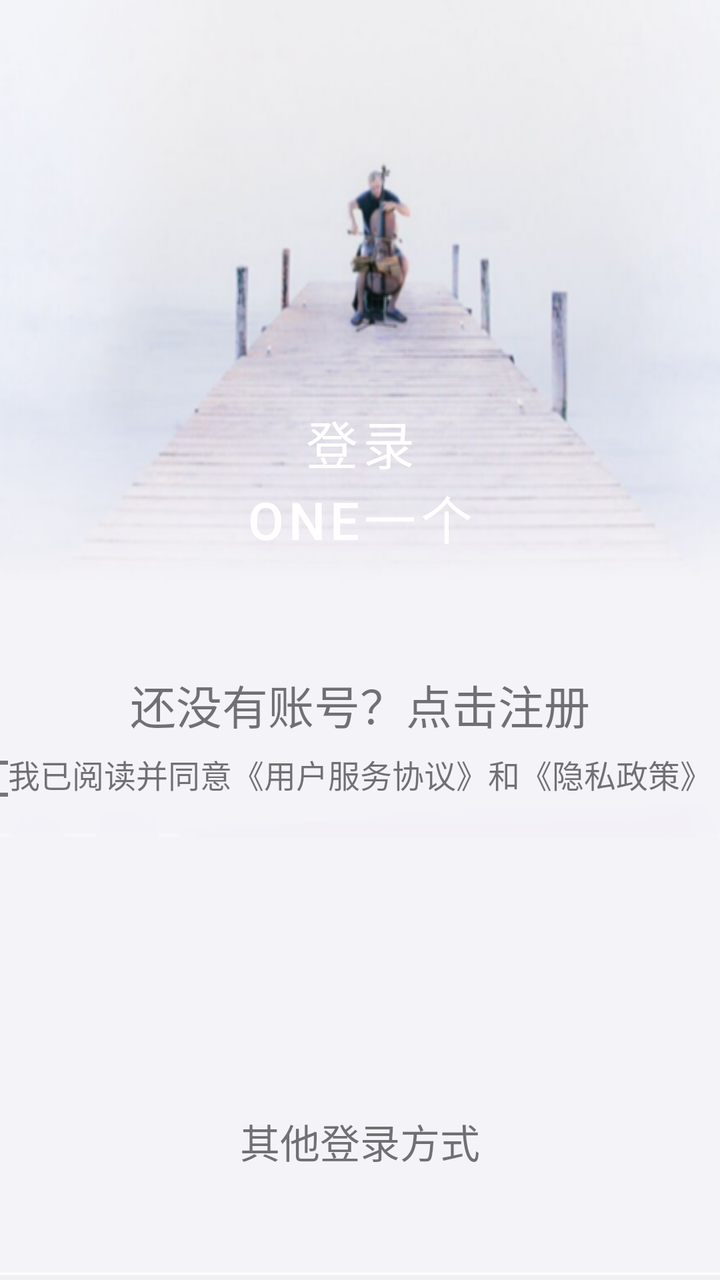
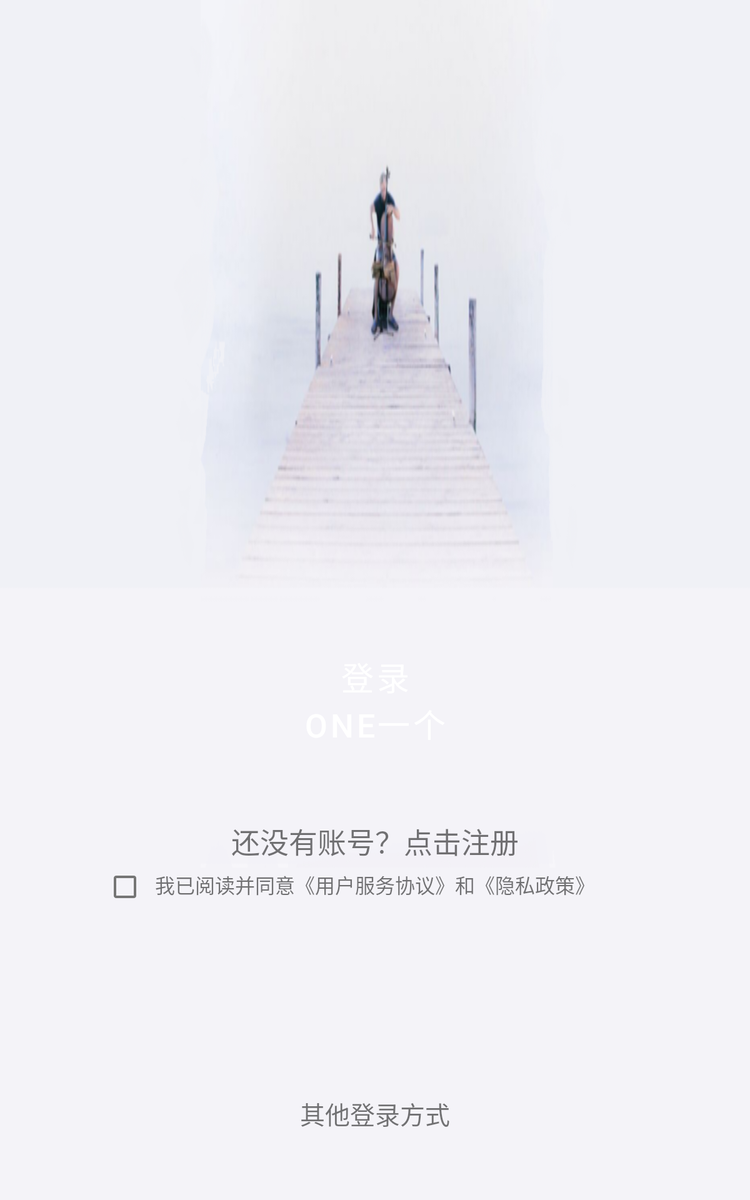

The same Android screen from two of the app's own layout files: first res/layout/ as a phone draws it, then the repository's variant for another configuration, drawn on a device whose configuration selects that folder. Both files follow.
<!-- AndroidManifest.xml: application theme Theme.My_ONE -->
<!-- res/layout/option4.xml -->
<?xml version="1.0" encoding="utf-8"?>
<androidx.constraintlayout.widget.ConstraintLayout xmlns:android="http://schemas.android.com/apk/res/android"
    xmlns:app="http://schemas.android.com/apk/res-auto"
    xmlns:tools="http://schemas.android.com/tools"
    android:layout_width="match_parent"
    android:layout_height="match_parent"
    android:background="@drawable/my_background_image">
    <LinearLayout
        android:layout_width="match_parent"
        android:layout_height="match_parent"
        android:orientation="vertical">
        <RelativeLayout
            android:id="@+id/RelativeLayout_first"
            android:layout_width="match_parent"
            android:layout_height="wrap_content"
            android:layout_weight="9"
            app:layout_constraintTop_toTopOf="parent"
            app:layout_constraintLeft_toLeftOf="parent"
            app:layout_constraintRight_toRightOf="parent">

            <Button
                android:id="@+id/button_start"
                android:layout_width="150dp"
                android:layout_height="150dp"
                android:background="@drawable/btn_login_bg"
                android:text="登录\none一个"
                android:textSize="26sp"
                android:layout_centerInParent="true"
                android:layout_alignParentBottom="true"
                android:layout_marginBottom="280dp"
                />

            <TextView
                android:id="@+id/text_regester"
                android:layout_width="wrap_content"
                android:layout_height="wrap_content"
                android:text="还没有账号？点击注册"
                android:textSize="23sp"
                android:layout_centerInParent="true"
                android:layout_below="@id/button_start"
                android:layout_marginTop="-260dp"
                />
            <TextView
                android:id="@+id/text_readPaper"
                android:layout_width="wrap_content"
                android:layout_height="wrap_content"
                android:text="我已阅读并同意《用户服务协议》和《隐私政策》"
                android:textSize="16dp"
                android:layout_centerInParent="true"
                android:layout_below="@id/button_start"
                android:layout_marginTop="-220dp"
                />
            <CheckBox
                android:id="@+id/remember_pass"
                android:layout_width="wrap_content"
                android:layout_height="wrap_content"
                android:layout_toLeftOf="@id/text_readPaper"
                android:layout_centerInParent="true"
                android:layout_below="@id/button_start"
                android:layout_marginTop="-230dp"/>
            <TextView
                android:id="@+id/text_otherWay"
                android:layout_width="wrap_content"
                android:layout_height="39dp"
                android:text="其他登录方式"
                android:textSize="20sp"
                android:layout_centerInParent="true"
                android:layout_alignParentBottom="true"/>
        </RelativeLayout>

        <RelativeLayout
            android:id="@+id/RelativeLayout_second"
            android:layout_width="match_parent"
            android:layout_height="wrap_content"
            android:layout_weight="1"
            app:layout_constraintTop_toBottomOf="@+id/RelativeLayout_first"
            app:layout_constraintLeft_toLeftOf="parent"
            app:layout_constraintRight_toRightOf="parent">

            <ImageView
                android:id="@+id/image_weChat"
                android:layout_width="50dp"
                android:layout_height="50dp"
                android:layout_alignParentLeft="true"/>
            <ImageView
                android:id="@+id/image_sina"
                android:layout_width="50dp"
                android:layout_height="50dp"
                android:layout_centerInParent="true"/>
            <ImageView
                android:id="@+id/image_QQ"
                android:layout_width="50dp"
                android:layout_height="50dp"
                android:layout_alignParentRight="true"/>
        </RelativeLayout>
    </LinearLayout>
</androidx.constraintlayout.widget.ConstraintLayout>
<!-- resources referenced by this layout -->
<resources>
  <!-- drawable my_background_image: png bitmap (drawable, 140602 bytes) -->
  <style name="Theme.My_ONE" parent="Theme.MaterialComponents.DayNight.DarkActionBar">
          
          <item name="colorPrimary">@color/purple_500</item>
          <item name="colorPrimaryVariant">@color/purple_700</item>
          <item name="colorOnPrimary">@color/white</item>
          
          <item name="colorSecondary">@color/teal_200</item>
          <item name="colorSecondaryVariant">@color/teal_700</item>
          <item name="colorOnSecondary">@color/black</item>
          
          <item name="android:statusBarColor">?attr/colorPrimaryVariant</item>
          
      </style>
</resources>
<!-- res/layout-sw600dp/option4.xml (the repository's variant of the layout above) -->
<!-- drawn on a 7-inch tablet held upright -->
<?xml version="1.0" encoding="utf-8"?>
<androidx.constraintlayout.widget.ConstraintLayout xmlns:android="http://schemas.android.com/apk/res/android"
    xmlns:app="http://schemas.android.com/apk/res-auto"
    xmlns:tools="http://schemas.android.com/tools"
    android:layout_width="match_parent"
    android:layout_height="match_parent"
    android:background="@drawable/my_background_image_wide">
    <LinearLayout
        android:layout_width="match_parent"
        android:layout_height="match_parent"
        android:orientation="vertical">
        <RelativeLayout
            android:id="@+id/RelativeLayout_first"
            android:layout_width="match_parent"
            android:layout_height="wrap_content"
            android:layout_weight="9"
            app:layout_constraintTop_toTopOf="parent"
            app:layout_constraintLeft_toLeftOf="parent"
            app:layout_constraintRight_toRightOf="parent">

            <Button
                android:id="@+id/button_start"
                android:layout_width="150dp"
                android:layout_height="150dp"
                android:background="@drawable/btn_login_bg"
                android:text="登录\none一个"
                android:textSize="26sp"
                android:layout_centerInParent="true"
                android:layout_alignParentBottom="true"
                android:layout_marginBottom="280dp"
                />

            <TextView
                android:id="@+id/text_regester"
                android:layout_width="wrap_content"
                android:layout_height="wrap_content"
                android:text="还没有账号？点击注册"
                android:textSize="23sp"
                android:layout_centerInParent="true"
                android:layout_below="@id/button_start"
                android:layout_marginTop="-260dp"
                />
            <TextView
                android:id="@+id/text_readPaper"
                android:layout_width="wrap_content"
                android:layout_height="wrap_content"
                android:text="我已阅读并同意《用户服务协议》和《隐私政策》"
                android:textSize="16dp"
                android:layout_centerInParent="true"
                android:layout_below="@id/button_start"
                android:layout_marginTop="-220dp"
                />
            <CheckBox
                android:id="@+id/remember_pass"
                android:layout_width="wrap_content"
                android:layout_height="wrap_content"
                android:layout_toLeftOf="@id/text_readPaper"
                android:layout_centerInParent="true"
                android:layout_below="@id/button_start"
                android:layout_marginTop="-230dp"/>
            <TextView
                android:id="@+id/text_otherWay"
                android:layout_width="wrap_content"
                android:layout_height="39dp"
                android:text="其他登录方式"
                android:textSize="20sp"
                android:layout_centerInParent="true"
                android:layout_alignParentBottom="true"/>
        </RelativeLayout>

        <LinearLayout
            android:id="@+id/RelativeLayout_second"
            android:layout_width="match_parent"
            android:layout_height="wrap_content"
            android:layout_weight="1"
            app:layout_constraintTop_toBottomOf="@+id/RelativeLayout_first"
            app:layout_constraintLeft_toLeftOf="parent"
            app:layout_constraintRight_toRightOf="parent">
            <LinearLayout
                android:layout_width="match_parent"
                android:layout_height="match_parent"
                android:layout_weight="2">

            </LinearLayout>
            <RelativeLayout
                android:layout_width="match_parent"
                android:layout_height="match_parent"
                android:layout_weight="3">
                <ImageView
                    android:id="@+id/image_weChat"
                    android:layout_width="50dp"
                    android:layout_height="50dp"
                    android:layout_alignParentLeft="true"/>
                <ImageView
                    android:id="@+id/image_sina"
                    android:layout_width="50dp"
                    android:layout_height="50dp"
                    android:layout_centerInParent="true"/>
                <ImageView
                    android:id="@+id/image_QQ"
                    android:layout_width="50dp"
                    android:layout_height="50dp"
                    android:layout_alignParentRight="true"/>
            </RelativeLayout>
            <LinearLayout
                android:layout_width="match_parent"
                android:layout_height="match_parent"
                android:layout_weight="2">

            </LinearLayout>
        </LinearLayout>
    </LinearLayout>
</androidx.constraintlayout.widget.ConstraintLayout>
<!-- resources referenced by the variant -->
<!-- as a 7-inch tablet held upright resolves them -->
<resources>
  <!-- drawable my_background_image_wide: png bitmap (drawable, 129693 bytes) -->
  <style name="Theme.My_ONE" parent="Theme.MaterialComponents.DayNight.DarkActionBar">
          
          <item name="colorPrimary">@color/purple_500</item>
          <item name="colorPrimaryVariant">@color/purple_700</item>
          <item name="colorOnPrimary">@color/white</item>
          
          <item name="colorSecondary">@color/teal_200</item>
          <item name="colorSecondaryVariant">@color/teal_700</item>
          <item name="colorOnSecondary">@color/black</item>
          
          <item name="android:statusBarColor">?attr/colorPrimaryVariant</item>
          
      </style>
</resources>
